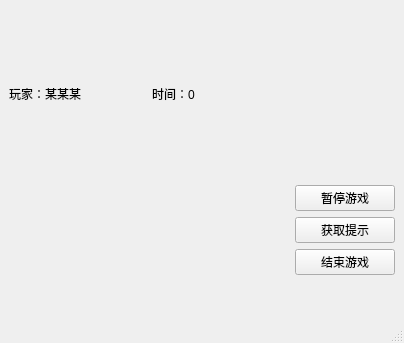
<?xml version="1.0" encoding="UTF-8"?>
<ui version="4.0">
 <class>Game</class>
 <widget class="QMainWindow" name="Game">
  <property name="geometry">
   <rect>
    <x>0</x>
    <y>0</y>
    <width>404</width>
    <height>343</height>
   </rect>
  </property>
  <property name="windowTitle">
   <string>MainWindow</string>
  </property>
  <widget class="QWidget" name="centralwidget">
   <layout class="QGridLayout" name="gridLayout_2">
    <item row="0" column="0">
     <layout class="QHBoxLayout" name="horizontalLayout">
      <item>
       <widget class="QLabel" name="playerName">
        <property name="maximumSize">
         <size>
          <width>16777215</width>
          <height>100</height>
         </size>
        </property>
        <property name="text">
         <string>玩家：某某某</string>
        </property>
       </widget>
      </item>
      <item>
       <widget class="QLabel" name="playTime">
        <property name="maximumSize">
         <size>
          <width>16777215</width>
          <height>100</height>
         </size>
        </property>
        <property name="text">
         <string>时间：0</string>
        </property>
       </widget>
      </item>
     </layout>
    </item>
    <item row="1" column="1">
     <layout class="QVBoxLayout" name="verticalLayout">
      <item>
       <widget class="QPushButton" name="pauseGame">
        <property name="maximumSize">
         <size>
          <width>100</width>
          <height>16777215</height>
         </size>
        </property>
        <property name="text">
         <string>暂停游戏</string>
        </property>
       </widget>
      </item>
      <item>
       <widget class="QPushButton" name="getAHint">
        <property name="maximumSize">
         <size>
          <width>100</width>
          <height>16777215</height>
         </size>
        </property>
        <property name="text">
         <string>获取提示</string>
        </property>
       </widget>
      </item>
      <item>
       <widget class="QPushButton" name="finishGame">
        <property name="maximumSize">
         <size>
          <width>100</width>
          <height>16777215</height>
         </size>
        </property>
        <property name="text">
         <string>结束游戏</string>
        </property>
       </widget>
      </item>
     </layout>
    </item>
    <item row="1" column="0">
     <layout class="QGridLayout" name="gridLayout"/>
    </item>
   </layout>
  </widget>
  <widget class="QMenuBar" name="menubar">
   <property name="geometry">
    <rect>
     <x>0</x>
     <y>0</y>
     <width>404</width>
     <height>17</height>
    </rect>
   </property>
  </widget>
  <widget class="QStatusBar" name="statusbar"/>
 </widget>
 <resources/>
 <connections/>
</ui>
